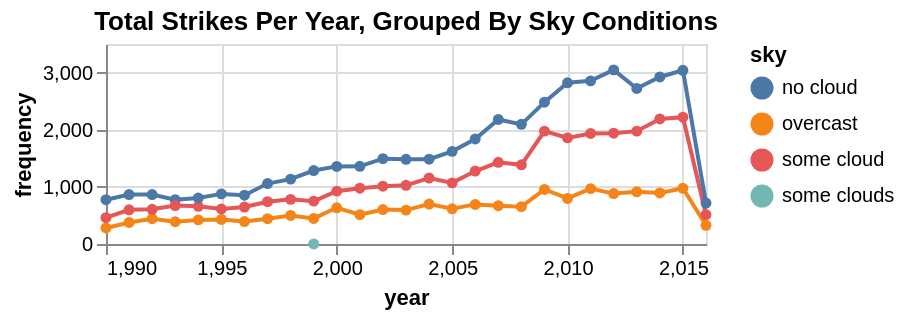

The specification (Vega-Lite) saved for this image:
### Vega-Lite specification from a JSON file in a GitHub repository (floating-point values rounded to 4 significant figures)
{"$schema": "https://vega.github.io/schema/vega-lite/v5.json", "description": "Stock prices of 5 Tech Companies over Time.", "title": "Total Strikes Per Year, Grouped By Sky Conditions", "data": {"values": [{"year": 1990, "sky": "some cloud", "frequency": 460}, {"year": 1990, "sky": "no cloud", "frequency": 775}, {"year": 1990, "sky": "overcast", "frequency": 281}, {"year": 1991, "sky": "no cloud", "frequency": 866}, {"year": 1991, "sky": "some cloud", "frequency": 599}, {"year": 1991, "sky": "overcast", "frequency": 377}, {"year": 1992, "sky": "overcast", "frequency": 443}, {"year": 1992, "sky": "some cloud", "frequency": 608}, {"year": 1992, "sky": "no cloud", "frequency": 866}, {"year": 1993, "sky": "overcast", "frequency": 391}, {"year": 1993, "sky": "no cloud", "frequency": 775}, {"year": 1993, "sky": "some cloud", "frequency": 672}, {"year": 1994, "sky": "some cloud", "frequency": 659}, {"year": 1994, "sky": "no cloud", "frequency": 805}, {"year": 1994, "sky": "overcast", "frequency": 422}, {"year": 1995, "sky": "no cloud", "frequency": 877}, {"year": 1995, "sky": "some cloud", "frequency": 614}, {"year": 1995, "sky": "overcast", "frequency": 430}, {"year": 1996, "sky": "no cloud", "frequency": 854}, {"year": 1996, "sky": "some cloud", "frequency": 647}, {"year": 1996, "sky": "overcast", "frequency": 392}, {"year": 1997, "sky": "no cloud", "frequency": 1058}, {"year": 1997, "sky": "overcast", "frequency": 442}, {"year": 1997, "sky": "some cloud", "frequency": 740}, {"year": 1998, "sky": "some cloud", "frequency": 781}, {"year": 1998, "sky": "no cloud", "frequency": 1135}, {"year": 1998, "sky": "overcast", "frequency": 500}, {"year": 1999, "sky": "overcast", "frequency": 448}, {"year": 1999, "sky": "no cloud", "frequency": 1286}, {"year": 1999, "sky": "some cloud", "frequency": 750}, {"year": 1999, "sky": "some clouds", "frequency": 1}, {"year": 2000, "sky": "overcast", "frequency": 634}, {"year": 2000, "sky": "no cloud", "frequency": 1358}, {"year": 2000, "sky": "some cloud", "frequency": 925}, {"year": 2001, "sky": "no cloud", "frequency": 1360}, {"year": 2001, "sky": "some cloud", "frequency": 977}, {"year": 2001, "sky": "overcast", "frequency": 513}, {"year": 2002, "sky": "no cloud", "frequency": 1493}, {"year": 2002, "sky": "overcast", "frequency": 603}, {"year": 2002, "sky": "some cloud", "frequency": 1011}, {"year": 2003, "sky": "some cloud", "frequency": 1027}, {"year": 2003, "sky": "no cloud", "frequency": 1482}, {"year": 2003, "sky": "overcast", "frequency": 593}, {"year": 2004, "sky": "overcast", "frequency": 699}, {"year": 2004, "sky": "no cloud", "frequency": 1484}, {"year": 2004, "sky": "some cloud", "frequency": 1154}, {"year": 2005, "sky": "no cloud", "frequency": 1621}, {"year": 2005, "sky": "overcast", "frequency": 616}, {"year": 2005, "sky": "some cloud", "frequency": 1070}, {"year": 2006, "sky": "some cloud", "frequency": 1277}, {"year": 2006, "sky": "no cloud", "frequency": 1838}, {"year": 2006, "sky": "overcast", "frequency": 693}, {"year": 2007, "sky": "no cloud", "frequency": 2179}, {"year": 2007, "sky": "some cloud", "frequency": 1430}, {"year": 2007, "sky": "overcast", "frequency": 671}, {"year": 2008, "sky": "no cloud", "frequency": 2094}, {"year": 2008, "sky": "some cloud", "frequency": 1386}, {"year": 2008, "sky": "overcast", "frequency": 654}, {"year": 2009, "sky": "no cloud", "frequency": 2482}, {"year": 2009, "sky": "some cloud", "frequency": 1975}, {"year": 2009, "sky": "overcast", "frequency": 955}, {"year": 2010, "sky": "overcast", "frequency": 797}, {"year": 2010, "sky": "some cloud", "frequency": 1857}, {"year": 2010, "sky": "no cloud", "frequency": 2821}, {"year": 2011, "sky": "no cloud", "frequency": 2855}, {"year": 2011, "sky": "some cloud", "frequency": 1935}, {"year": 2011, "sky": "overcast", "frequency": 969}, {"year": 2012, "sky": "no cloud", "frequency": 3047}, {"year": 2012, "sky": "some cloud", "frequency": 1939}, {"year": 2012, "sky": "overcast", "frequency": 882}, {"year": 2013, "sky": "some cloud", "frequency": 1975}, {"year": 2013, "sky": "no cloud", "frequency": 2722}, {"year": 2013, "sky": "overcast", "frequency": 914}, {"year": 2014, "sky": "some cloud", "frequency": 2189}, {"year": 2014, "sky": "no cloud", "frequency": 2923}, {"year": 2014, "sky": "overcast", "frequency": 894}, {"year": 2015, "sky": "some cloud", "frequency": 2219}, {"year": 2015, "sky": "no cloud", "frequency": 3040}, {"year": 2015, "sky": "overcast", "frequency": 975}, {"year": 2016, "sky": "some cloud", "frequency": 513}, {"year": 2016, "sky": "no cloud", "frequency": 716}, {"year": 2016, "sky": "overcast", "frequency": 328}]}, "height": 100, "mark": {"type": "line", "point": true}, "encoding": {"x": {"field": "year", "type": "quantitative"}, "y": {"field": "frequency", "type": "quantitative"}, "color": {"field": "sky", "type": "nominal"}}}
